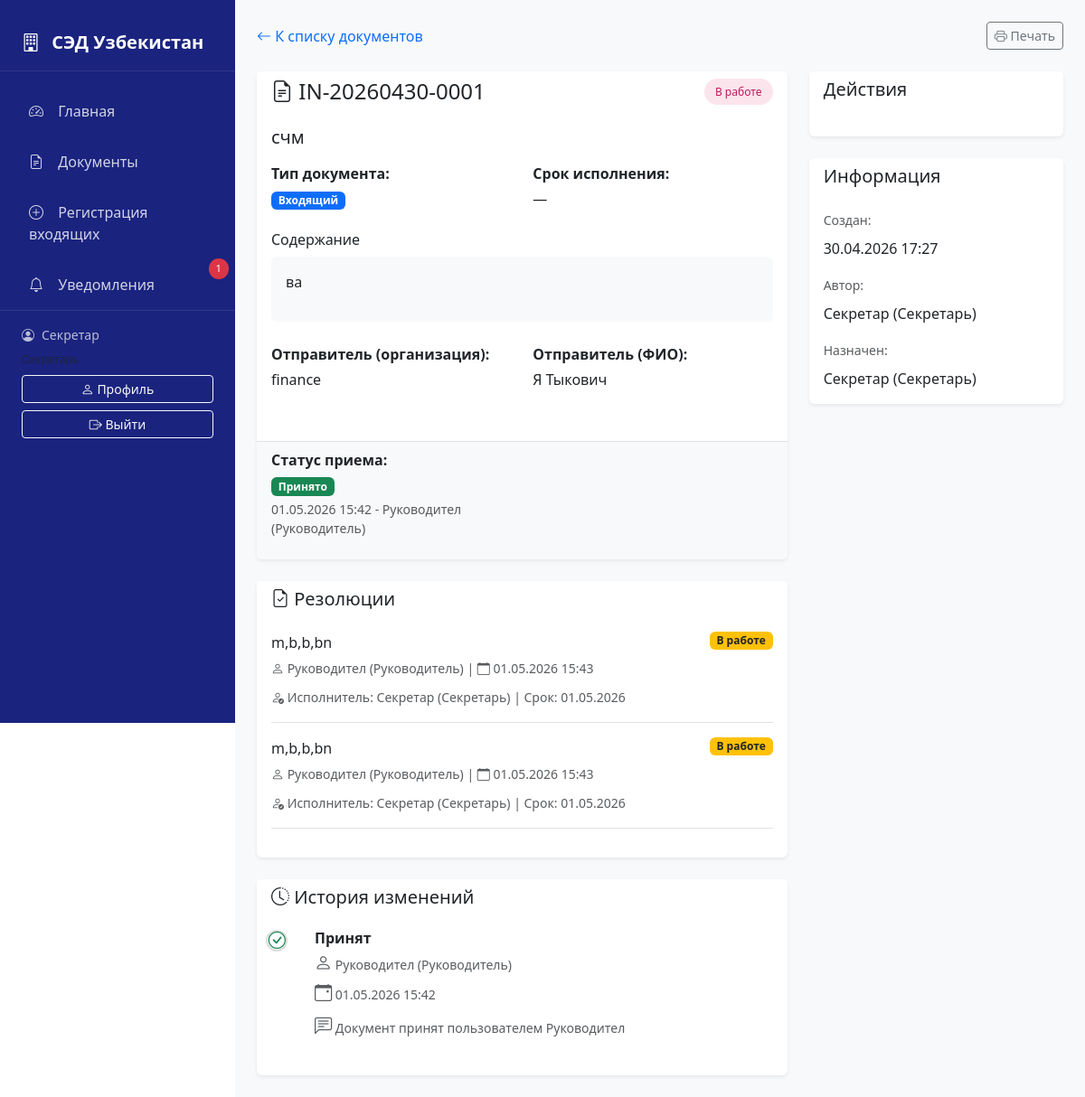
Page /documents/13/ (signed in) on the earlier database version.
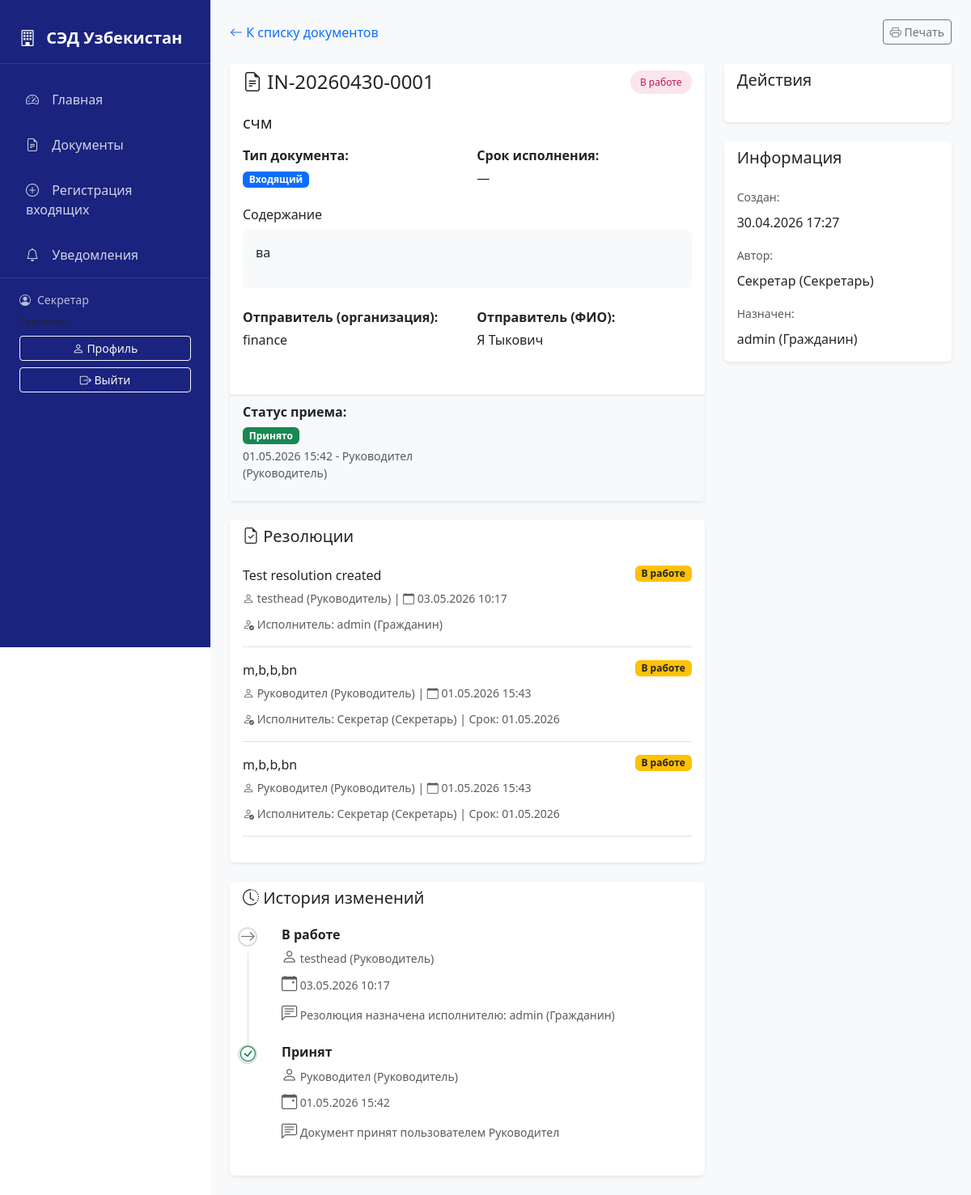
Same page on the later database version.
### documents/models.py (models this page shows, shortened)
class Resolution(models.Model):
    document = models.ForeignKey(
        Document,
        on_delete=models.CASCADE,
        related_name='resolutions'
    )
    author = models.ForeignKey(
        User,
        on_delete=models.SET_NULL,
        null=True,
        related_name='created_resolutions'
    )
    executor = models.ForeignKey(
        User,
        on_delete=models.SET_NULL,
        null=True,
        blank=True,
        related_name='assigned_resolutions'
    )
    text = models.TextField()
    due_date = models.DateField(null=True, blank=True)
    created_at = models.DateTimeField(auto_now_add=True)
    is_completed = models.BooleanField(default=False)
    completion_note = models.TextField(blank=True)
    completed_at = models.DateTimeField(null=True, blank=True)
    is_signed = models.BooleanField(default=False, help_text='Документ подписан ЭЦП')
    signed_by = models.ForeignKey(
        User,
        on_delete=models.SET_NULL,
        null=True,
        blank=True,
        related_name='signed_resolutions',
        help_text='Лицо, подписавшее документ'
    )
    signed_at = models.DateTimeField(null=True, blank=True)
    signature_data = models.TextField(blank=True, help_text='Данные цифровой подписи')
    class Meta:
        verbose_name = 'Резолюция'
        verbose_name_plural = 'Резолюции'
        ordering = ['-created_at']

class User(AbstractUser):
    ROLE_CHOICES = [
        ('citizen', 'Гражданин'),
        ('secretary', 'Секретарь'),
        ('head', 'Руководитель'),
        ('executor', 'Исполнитель'),
        ('admin', 'Администратор'),
    ]
    role = models.CharField(max_length=20, choices=ROLE_CHOICES, default='citizen')
    full_name = models.CharField(max_length=255, blank=True)
    phone = models.CharField(max_length=20, blank=True)
    department = models.ForeignKey(
        'Department',
        on_delete=models.SET_NULL,
        null=True,
        blank=True,
        related_name='users'
    )
    class Meta:
        verbose_name = 'Пользователь'
        verbose_name_plural = 'Пользователи'
    def __str__(self):
        return f"{self.username} ({self.get_role_display()})"
    def is_head(self):
        return self.role == 'head'
    def is_secretary(self):
        return self.role == 'secretary'
    def is_executor(self):
        return self.role == 'executor'
    def is_admin(self):
        return self.role == 'admin'
    def is_citizen(self):
        return self.role == 'citizen'

class DocumentHistory(models.Model):
    ACTION_CHOICES = [
        ('CREATED', 'Создан'),
        ('REGISTERED', 'Зарегистрирован'),
        ('SENT', 'Отправлен'),
        ('RECEIVED', 'Получен'),
        ('ACCEPTED', 'Принят'),
        ('REJECTED', 'Отклонен'),
        ('IN_PROGRESS', 'В работе'),
        ('DONE', 'Завершен'),
    ]
    document = models.ForeignKey(
        Document,
        on_delete=models.CASCADE,
        related_name='history'
    )
    action = models.CharField(max_length=20, choices=ACTION_CHOICES, default='CREATED')
    performed_by = models.ForeignKey(
        User,
        on_delete=models.SET_NULL,
        null=True,
        blank=True,
        related_name='performed_actions'
    )
    notes = models.TextField(blank=True)
    created_at = models.DateTimeField(auto_now_add=True)
    class Meta:
        verbose_name = 'История документа'
        verbose_name_plural = 'История документов'
        ordering = ['-created_at']

class Document(models.Model):
    DOC_TYPE_CHOICES = [
        ('IN', 'Входящий'),
        ('OUT', 'Исходящий'),
        ('INT', 'Внутренний'),
        ('APP', 'Обращение гражданина'),
    ]
    STATUS_CHOICES = [
        ('DRAFT', 'Черновик'),
        ('REGISTERED', 'Зарегистрирован'),
        ('SENT', 'Отправлен'),
        ('RECEIVED', 'Принят'),
        ('RESOLUTION', 'На резолюции'),
        ('IN_PROGRESS', 'В работе'),
        ('DONE', 'Выполнен'),
        ('OVERDUE', 'Просрочен'),
    ]
    reg_number = models.CharField(max_length=50, unique=True, blank=True)
    title = models.CharField(max_length=500)
    doc_type = models.CharField(max_length=10, choices=DOC_TYPE_CHOICES)
    content = models.TextField(blank=True)
    file = models.FileField(upload_to='documents/%Y/%m/', blank=True, null=True)
    status = models.CharField(max_length=20, choices=STATUS_CHOICES, default='DRAFT')
    created_at = models.DateTimeField(auto_now_add=True)
    updated_at = models.DateTimeField(auto_now=True)
    deadline = models.DateField(null=True, blank=True)
    author = models.ForeignKey(
        User,
        on_delete=models.SET_NULL,
        null=True,
        related_name='authored_documents'
    )
    assigned_to = models.ForeignKey(
        User,
        on_delete=models.SET_NULL,
        null=True,
        blank=True,
        related_name='assigned_documents'
    )
    sender_org = models.CharField(max_length=255, blank=True)
    sender_person = models.CharField(max_length=255, blank=True)
    destination_org = models.CharField(max_length=255, blank=True, help_text='Государственное учреждение-получатель')
    destination_department = models.ForeignKey(
        'Department',
        on_delete=models.SET_NULL,
        null=True,
        blank=True,
        related_name='received_documents',
        help_text='Отдел-получатель'
    )
    destination_person = models.ForeignKey(
        User,
        on_delete=models.SET_NULL,
        null=True,
        blank=True,
        related_name='received_appeals',
        help_text='Лицо, ответственное за обработку'
    )
    ACCEPTANCE_STATUS_CHOICES = [
        ('pending', 'В ожидании'),
        ('accepted', 'Принято'),
        ('rejected', 'Отклонено'),
    ]
    acceptance_status = models.CharField(
        max_length=20,
        choices=ACCEPTANCE_STATUS_CHOICES,
        default='pending',
        help_text='Статус приема входящего документа'
    )
    accepted_by = models.ForeignKey(
        User,
        on_delete=models.SET_NULL,
        null=True,
        blank=True,
        related_name='accepted_documents',
        help_text='Пользователь, принявший документ'
    )
    accepted_at = models.DateTimeField(null=True, blank=True)
    rejection_reason = models.TextField(blank=True, help_text='Причина отклонения документа')
    class Meta:
        verbose_name = 'Документ'
        verbose_name_plural = 'Документы'
        ordering = ['-created_at']

### documents/views.py (the view)
# urls.py: path('documents/<int:pk>/', views.document_detail, name='document_detail'),
@login_required
def document_detail(request, pk):
    document = get_object_or_404(Document, pk=pk)
    resolutions = document.resolutions.all()
    history = document.history.all()
    context = {
        'document': document,
        'resolutions': resolutions,
        'history': history,
    }
    return render(request, 'documents/document_detail.html', context)

### documents/context_processors.py (called while the page is built)
def notifications(request):
    if request.user.is_authenticated:
        unread = Notification.objects.filter(user=request.user, is_read=False)
        return {
            'notifications': unread,
            'unread_count': unread.count()
        }
    return {
        'notifications': [],
        'unread_count': 0
    }

### templates/documents/document_detail.html (shortened to what the changed rows need)
{% extends 'base.html' %}
{% block content %}
<div class="row">
  <div class="col-lg-8">
    <div class="card border-0 shadow-sm mb-4">
      <div class="card-header bg-white border-0">
        <div class="d-flex justify-content-between align-items-center">
          <h4 class="mb-0">
            <i class="bi bi-file-earmark-text"></i>
            {{ document.reg_number|default:"—" }}
          </h4>
          <span class="status-badge status-{{ document.status }}"
            >{{ document.get_status_display }}</span
          >
        </div>
      </div>
      <div class="card-body">
        <h5 class="mb-3">{{ document.title }}</h5>
        <div class="row mb-4">
          <div class="col-md-6">
            <p class="mb-1"><strong>Тип документа:</strong></p>
            <span
              class="badge bg-{% if document.doc_type == 'IN' %}primary{% elif document.doc_type == 'OUT' %}success{% elif document.doc_type == 'INT' %}warning{% else %}purple{% endif %}"
            >
              {{ document.get_doc_type_display }}
            </span>
          </div>
          <div class="col-md-6">
          </div>
        </div>
        {% if document.content %}
        <div class="mb-4">
          <h6>Содержание</h6>
          <div class="p-3 bg-light rounded">
            {{ document.content|linebreaks }}
          </div>
        </div>
        {% endif %}  {% if document.sender_org or document.sender_person %}
        <div class="row mb-4">
          {% if document.sender_org %}
          <div class="col-md-6">
            <p class="mb-1"><strong>Отправитель (организация):</strong></p>
            <p>{{ document.sender_org }}</p>
          </div>
          {% endif %} {% if document.sender_person %}
          <div class="col-md-6">
            <p class="mb-1"><strong>Отправитель (ФИО):</strong></p>
            <p>{{ document.sender_person }}</p>
          </div>
          {% endif %}
        </div>
        {% endif %}
      </div>
      {% if document.acceptance_status != 'pending' %}
      <div class="card-footer bg-light border-top">
        <div class="row">
          <div class="col-md-6">
            <p class="mb-1"><strong>Статус приема:</strong></p>
            {% if document.acceptance_status == 'accepted' %}
            <span class="badge bg-success">Принято</span>
            <p class="small text-muted mt-1">{{ document.accepted_at|date:"d.m.Y H:i" }} - {{ document.accepted_by }}</p>
            {% elif document.acceptance_status == 'rejected' %}
            <span class="badge bg-danger">Отклонено</span>
            <p class="small text-muted mt-1">{{ document.accepted_at|date:"d.m.Y H:i" }} - {{ document.accepted_by }}</p>
            {% endif %}
          </div>
        </div>
      </div>
      {% endif %}
    </div>
    {% if resolutions %}
    <div class="card border-0 shadow-sm mb-4">
      <div class="card-body">
        {% for resolution in resolutions %}
        <div class="border-bottom pb-3 mb-3">
          <div class="d-flex justify-content-between align-items-start">
            <div>
              <p class="mb-1">{{ resolution.text }}</p>
              <small class="text-muted">
                <i class="bi bi-person"></i> {{ resolution.author|default:"—" }}
                | <i class="bi bi-calendar"></i> {{ resolution.created_at|date:"d.m.Y H:i" }}
              </small>
            </div>
            {% if resolution.is_completed %}
            <span class="badge bg-success">Выполнено</span>
            {% else %}
            <span class="badge bg-warning text-dark">В работе</span>
            {% endif %}
          </div>
          {% if resolution.executor %}
          <div class="mt-2">
            <small class="text-muted">
              <i class="bi bi-person-check"></i> Исполнитель: {{ resolution.executor }}
              {% if resolution.due_date %} | Срок: {{ resolution.due_date|date:"d.m.Y" }} {% endif %}
            </small>
          </div>
          {% endif %}
        </div>
        {% endfor %}
      </div>
    </div>
    {% endif %}
    {% if history %}
    <div class="card border-0 shadow-sm">
      <div class="card-body">
        <div class="timeline">
          {% for entry in history %}
          <div class="timeline-item mb-4">
            <div class="d-flex align-items-start">
              <div class="timeline-marker">
                {% if entry.action == 'CREATED' %}
                <i class="bi bi-file-earmark-plus text-primary"></i>
                {% elif entry.action == 'REGISTERED' %}
                <i class="bi bi-check2-circle text-success"></i>
                {% elif entry.action == 'ACCEPTED' %}
                <i class="bi bi-check-circle text-success"></i>
                {% elif entry.action == 'REJECTED' %}
                <i class="bi bi-x-circle text-danger"></i>
                {% elif entry.action == 'ASSIGNED' %}
                <i class="bi bi-person-check text-info"></i>
                {% elif entry.action == 'COMPLETED' %}
                <i class="bi bi-check-all text-success"></i>
                {% else %}
                <i class="bi bi-arrow-right text-secondary"></i>
                {% endif %}
              </div>
              <div class="timeline-content ms-3">
                <h6 class="mb-1">
                  <strong>{{ entry.get_action_display }}</strong>
                </h6>
                <small class="text-muted d-block mb-1">
                  <i class="bi bi-person"></i> {{ entry.performed_by|default:"Система" }}
                </small>
                <small class="text-muted d-block">
                  <i class="bi bi-calendar-event"></i>
                  {{ entry.created_at|date:"d.m.Y H:i" }}
                </small>
                {% if entry.notes %}
                <p class="small mt-2 mb-0 text-muted">
                  <i class="bi bi-chat-left-text"></i> {{ entry.notes }}
                </p>
                {% endif %}
              </div>
            </div>
          </div>
          {% endfor %}
        </div>
      </div>
    </div>
    {% endif %}
  </div>
  <div class="col-lg-4">
    <div class="card border-0 shadow-sm">
      <div class="card-body">
        <p class="mb-2"><small class="text-muted">Создан:</small></p>
        <p class="mb-3">{{ document.created_at|date:"d.m.Y H:i" }}</p>
        <p class="mb-2"><small class="text-muted">Автор:</small></p>
        <p class="mb-3">{{ document.author|default:"—" }}</p>
        {% if document.assigned_to %}
        <p class="mb-2"><small class="text-muted">Назначен:</small></p>
        <p class="mb-0">{{ document.assigned_to }}</p>
        {% endif %}
      </div>
    </div>
  </div>
</div>
{% endblock %}

### templates/base.html (shortened to what this page needs)
<!doctype html>
<html lang="uz">
  <head>
    <link
      href="https://cdn.jsdelivr.net/npm/bootstrap@5.3.0/dist/css/bootstrap.min.css"
      rel="stylesheet"
    />
    <link
      rel="stylesheet"
      href="https://cdn.jsdelivr.net/npm/bootstrap-icons@1.11.0/font/bootstrap-icons.css"
    />
  </head>
  <body>
    <nav class="sidebar">
      <div class="brand">
        <i class="bi bi-building"></i>
        СЭД Узбекистан
      </div>
      <ul class="nav flex-column">
        <li class="nav-item">
          <a class="nav-link" href="{% url 'dashboard' %}">
            <i class="bi bi-speedometer2"></i> Главная
          </a>
        </li>
        {% if user.is_authenticated %}
        {% if user.is_secretary or user.is_head or user.is_admin %}
        <li class="nav-item">
          <a class="nav-link" href="{% url 'document_list' %}">
            <i class="bi bi-file-earmark-text"></i> Документы
          </a>
        </li>
        {% endif %}
        {% if user.is_secretary %}
        <li class="nav-item">
          <a class="nav-link" href="{% url 'register_incoming' %}">
            <i class="bi bi-plus-circle"></i> Регистрация входящих
          </a>
        </li>
        {% endif %}
        <li class="nav-item">
          <a class="nav-link" href="{% url 'notifications' %}">
            <i class="bi bi-bell"></i> Уведомления
            {% if unread_count and unread_count > 0 %}
            <span class="notification-badge">{{ unread_count }}</span>
            {% endif %}
          </a>
        </li>
        {% endif %}
      </ul>
      {% if user.is_authenticated %}
      <div class="user-info">
        <div class="d-flex align-items-center mb-2">
          <i class="bi bi-person-circle me-2"></i>
          <span>{{ user.username }}</span>
        </div>
        <div class="small text-muted mb-2">{{ user.get_role_display }}</div>
        <div class="d-grid gap-2">
          <a href="{% url 'user_profile' %}" class="btn btn-sm btn-outline-light">
            <i class="bi bi-person"></i> Профиль
          </a>
          <a href="{% url 'logout' %}" class="btn btn-sm btn-outline-light">
            <i class="bi bi-box-arrow-right"></i> Выйти
          </a>
        </div>
      </div>
      {% endif %}
    </nav>
    <main class="main-content">
      {% block content %}{% endblock %}
    </main>
  </body>
</html>

Differences in the rows shown:
changed Document "IN-20260430-0001": assigned_to "Секретар (Секретарь)" → "admin (Гражданин)"
added Resolution: text "Test resolution created", author "testhead (Руководитель)", created_at "03.05.2026 10:17", is_completed "В работе", executor "admin (Гражданин)"
added DocumentHistory: action "В работе", performed_by "testhead (Руководитель)", created_at "03.05.2026 10:17", notes "Резолюция назначена исполнителю: admin (Гражданин)"
Other differences:
{{ unread_count }}: "1" → (not shown)
